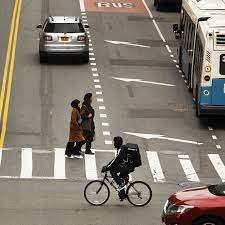
#> input picture Sample_image.jpeg, 225 x 225 px
$ jupyter execute 'Text and Shapes on Image.ipynb'
#> lines starting #> are read from the running program, lines starting #| are printed output that depends on the picture; after the words box and inside, x2 and y2 are one past the last pixel; in counts of white or black regions, pixels touching at a corner belong together
[cell 1]
import cv2 as cv
import numpy as np

## Text Over Image:

[cell 2]
img= cv.imread("Sample_image.jpeg")
#> img is the input picture: shape (225, 225, 3); mean B, G, R 113.5, 123.8, 132.5
img= cv.resize(img,(500,500))
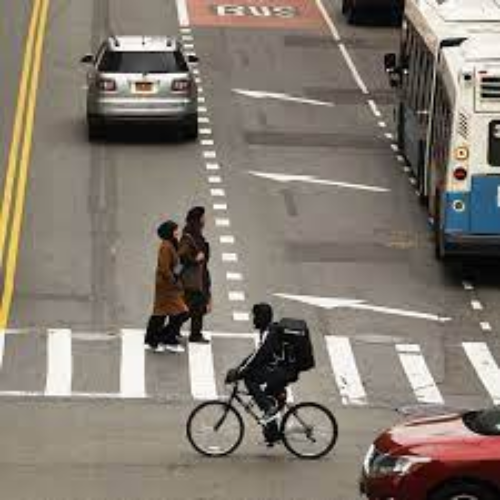
#> img: shape (500, 500, 3); mean B, G, R 113.4, 123.7, 132.4
# Add text to the image
cv.putText(
    # The image to add text to
    img=img,
    # The text to add
    text="Sample_Image",
    # The coordinates (x, y) of the bottom-left corner of the text
    org=(5, 25),
    # The font to use
    fontFace=cv.FONT_HERSHEY_TRIPLEX,
    # The scale of the font
    fontScale=1,
    # The color of the text (red in BGR format)
    color=(0, 0, 255),
    # The thickness of the text
    thickness=2,
    # The line type (anti-aliased lines)
    lineType=cv.LINE_AA
)
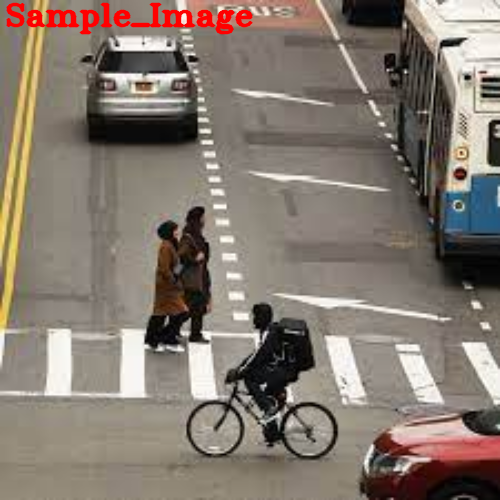
#> img: shape (500, 500, 3); 1.47% of pixels changed, all inside (x1, y1, x2, y2) = (6, 2, 253, 35)

cv.imshow("sample",img)
cv.waitKey(0)
cv.destroyAllWindows()

## Line on Image:

[cell 3]
img= cv.imread("Sample_image.jpeg")
img= cv.resize(img,(500,500))

new_img= cv.line(
    img=img,
    pt1=(20,400),
    pt2=(480,400),
    color=(0,0,255),
    thickness=2,
    lineType=4
)

cv.imshow("sample",new_img)
cv.waitKey(0)
cv.destroyAllWindows()

## Rectangle Box on Image:

[cell 4]
# Read an image from a file named "Sample_image.jpeg"
img = cv.imread("Sample_image.jpeg")

# Resize the image to a fixed size of 500x500 pixels
img = cv.resize(img, (500, 500))

# Draw a rectangle on the image
new_img = cv.rectangle(
    # The image on which to draw the rectangle
    img=img,
    # The coordinates of the top-left corner of the rectangle
    pt1=(5, 320),
    # The coordinates of the bottom-right corner of the rectangle
    pt2=(495, 400),
    # The color of the rectangle (red in this case)
    color=(0, 0, 255),
    # The thickness of the rectangle's border
    thickness=2,
    # The type of line to use for the rectangle's border
    lineType=4
)

# Display the modified image in a window named "sample"
cv.imshow("sample", new_img)

# Wait for a key press
cv.waitKey(0)

# Close all OpenCV windows
cv.destroyAllWindows()

## Circle on Image:

[cell 5]
# Read an image from a file named "Sample_image.jpeg"
img = cv.imread("Sample_image.jpeg")

# Resize the image to a fixed size of 500x500 pixels
img = cv.resize(img, (500, 500))

# Draw a circle on the image
new_img = cv.circle(
    # The image on which to draw the circle
    img=img,
    # The coordinates of the center of the circle
    center=(190, 280),
    # The radius of the circle
    radius=80,
    # The color of the circle (red in this case)
    color=(0, 0, 255),
    # The thickness of the circle's border
    thickness=2,
    # The type of line to use for the circle's border
    lineType=1,
    # The number of bits of radius value to shift to the left before drawing the circle
    shift=0
)

# Display the modified image in a window named "sample"
cv.imshow("sample", new_img)

# Wait for a key press
cv.waitKey(0)

# Close all OpenCV windows
cv.destroyAllWindows()

## Polygon on Image:

[cell 6]
# Read an image from a file named "Sample_image.jpeg"
img = cv.imread("Sample_image.jpeg")

# Resize the image to a fixed size of 500x500 pixels
img = cv.resize(img, (500, 500))

# Draw the polygon on the image
new_img = cv.polylines(
    # The image on which to draw the polygon
    img=img,
    # The points that make up the polygon
    pts=[np.array([[184, 184], [252, 249], [226, 358], [140, 358], [115, 250]])],
    # Whether the polygon is closed or not
    isClosed=True,
    # The color of the polygon (red in this case)
    color=(0, 0, 255),
    # The thickness of the polygon's border
    thickness=5
)

# Display the modified image in a window named "sample"
cv.imshow("sample", new_img)

# Wait for a key press
cv.waitKey(0)

# Close all OpenCV windows
cv.destroyAllWindows()

$ run again, with IMG20240913224019.jpg copied over Sample_image.jpeg
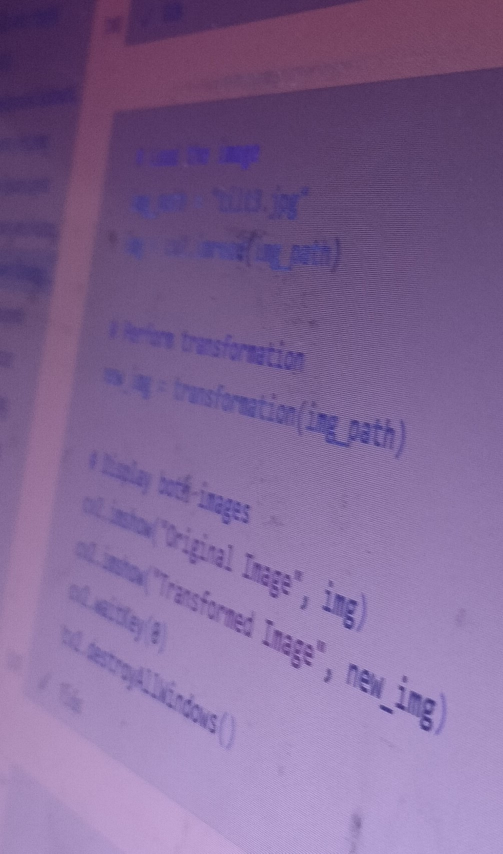
#> input picture IMG20240913224019.jpg, 1006 x 1707 px (shown at 1/2 size)
#> img is the input picture: shape (1707, 1006, 3); mean B, G, R 148.4, 102.2, 128.5
#> `img= cv.resize(img,(500,500))`:
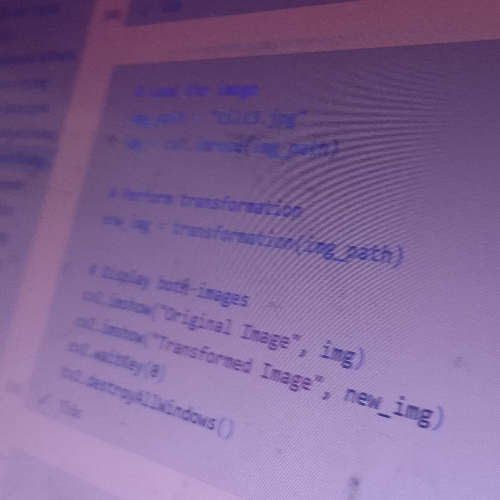
#> img: shape (500, 500, 3); mean B, G, R 148.3, 102.1, 128.3
#> `cv.putText( # The image to add text to img=img, # The text to add text..`:
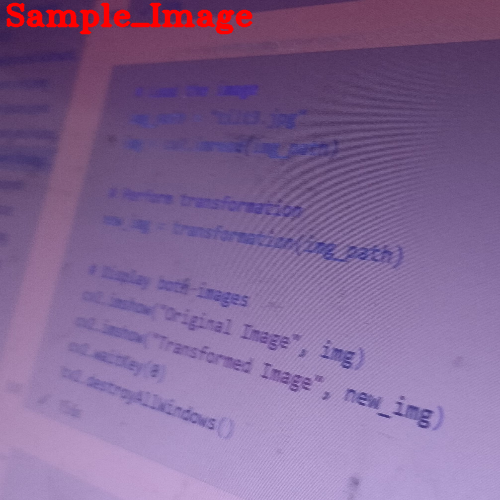
#> img: shape (500, 500, 3); 1.48% of pixels changed, all inside (x1, y1, x2, y2) = (6, 2, 253, 35)

$ run again, with Person Face.jpg copied over Sample_image.jpeg
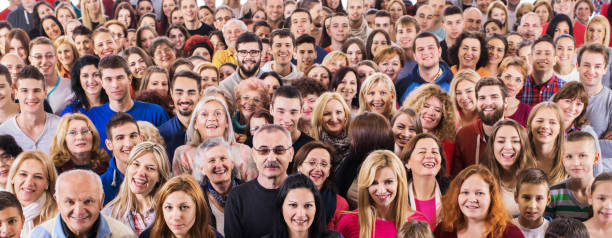
#> input picture Person Face.jpg, 612 x 238 px
#> img is the input picture: shape (238, 612, 3); mean B, G, R 110.9, 118.7, 155.4
#> `img= cv.resize(img,(500,500))`:
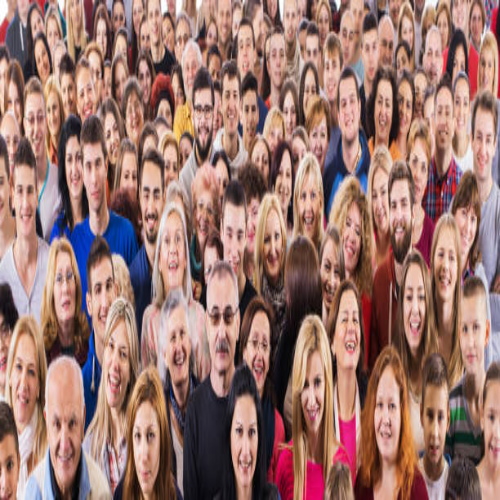
#> img: shape (500, 500, 3); mean B, G, R 110.8, 118.6, 155.2
#> `cv.putText( # The image to add text to img=img, # The text to add text..`:
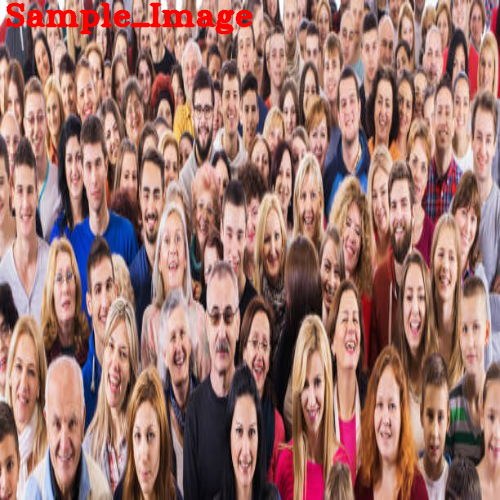
#> img: shape (500, 500, 3); 1.48% of pixels changed, all inside (x1, y1, x2, y2) = (6, 2, 253, 35)
